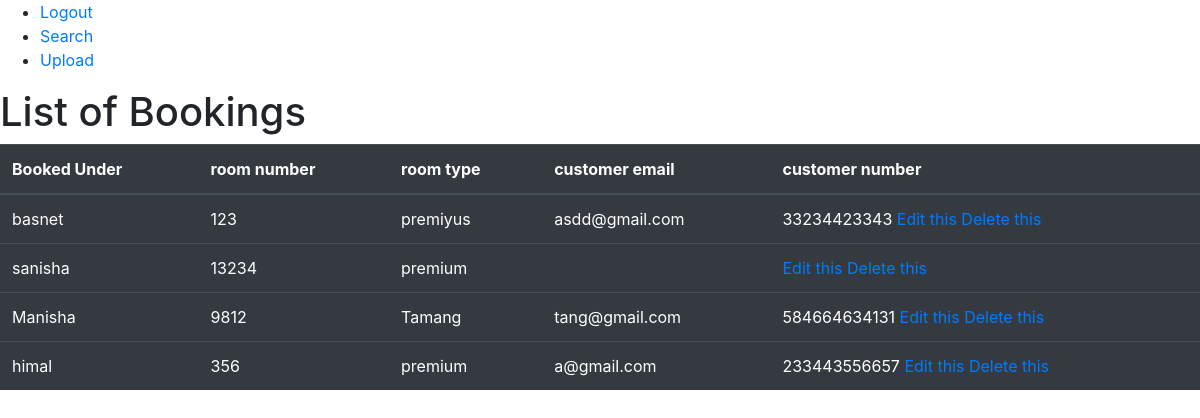
Before: /booking/ with the older database file.
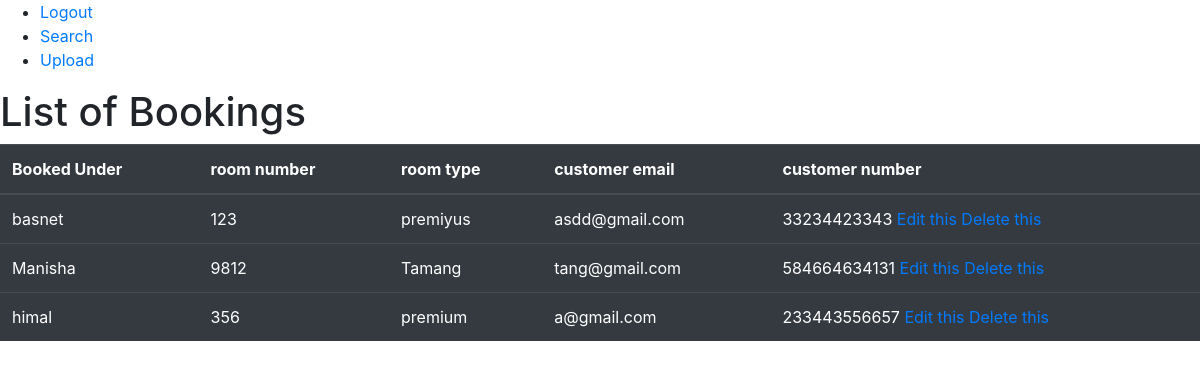
After: the same page with the newer database file.
### customer/models.py (models this page shows, shortened)
class BookRoom(models.Model):
    cname = models.CharField(max_length=20)
    roomtype =models.CharField(max_length=20)
    roomno=models.IntegerField()
    cemail = models.EmailField()
    ccontact = models.CharField(max_length=15)
    cfile =models.URLField()

### customer/views.py (the view)
# urls.py: path('booking/',views.view_Booking_lists),
def view_Booking_lists(request):
    list_of_Booking= BookRoom.objects.all()
    context_variable = {
        'booking':list_of_Booking
    }
    return render(request,'Bookings/bookings.html',context_variable)

### templates/Bookings/bookings.html (shortened to what this page needs)
<!DOCTYPE html>
<html lang="en">
<head>
    <link rel="stylesheet" href="https://stackpath.bootstrapcdn.com/bootstrap/4.4.1/css/bootstrap.min.css">
</head>
<body>
  <nav>
    <div class="nav-wrapper">
      <ul id="nav-mobile" class="right hide-on-med-and-down">
        <li><a href="/logout">Logout</a></li>
        <li><a href="/search">Search</a></li>
        <li><a href="/upload">Upload</a></li>
      </ul>
    </div>
  <nav>
    <h1> List of Bookings </h1>
    <table class="table table-dark">
  <thead>
    <tr>
      <th scope="col">Booked Under</th>
      <th scope="col">room number</th>
      <th scope="col">room type</th>
      <th scope="col">customer email</th>
       <th scope="col">customer number</th>
    </tr>
  </thead>
  <tbody>
    {% for book in booking %}
    <tr>
      <td>{{book.cname}} </td>
      <td> {{book.roomno}}</td>
      <td>{{book.roomtype}}</td>
      <td> {{book.cemail}}</td>
      <td>{{book.ccontact}}
        <a href="update/{{book.id}}">Edit this</a>
        <a href="delete/{{book.id}}">Delete this</a>
    </td>
    </tr>
    {% empty %}
    There are no room booked.
    {% endfor %}
  </tbody>
</table>
</body>
</html>

Changed rows visible on the page:
removed BookRoom: cname "sanisha", roomno "13234", roomtype "premium"
